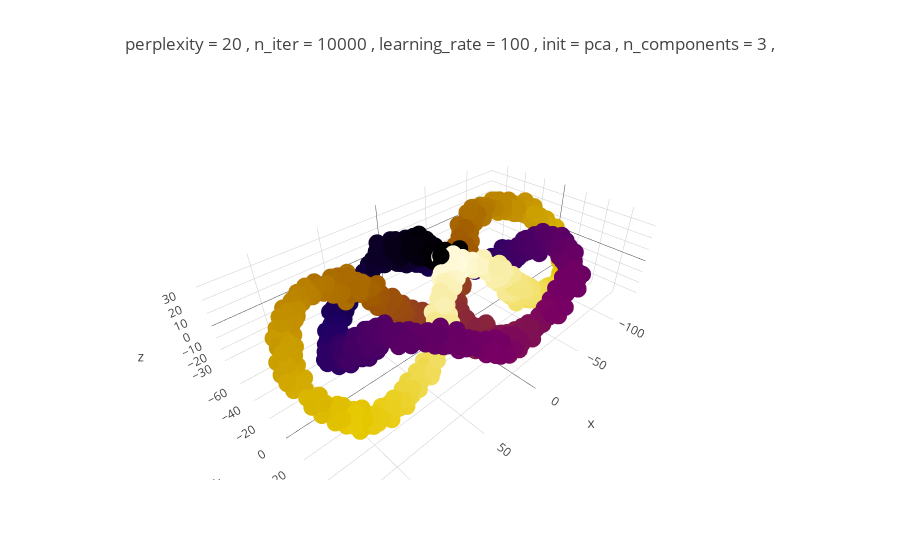

This figure's notebook cell:
### Code cell
plot3D_t_SNE(X, color3, kflag = False, perplexity = 20, n_iter = 10000, learning_rate = 100, init = 'pca')

### Figure 1 — Plotly figure (JSON) as saved in the notebook; plotly's stock layout.template omitted (floating-point values rounded to 4 significant figures; data arrays with more than 128 entries replaced by an {"elided": "..."} marker saying what was removed)
{"data": [{"marker": {"color": {"elided": "1000 float values"}, "colorscale": "Electric", "line": {"width": 0}, "size": 6}, "mode": "markers", "type": "scatter3d", "uid": "db6e207e-dddd-464f-8bd6-b2d86c394650", "x": {"elided": "1000 float values"}, "y": {"elided": "1000 float values"}, "z": {"elided": "1000 float values"}}], "layout": {"title": {"text": "perplexity = 20 , n_iter = 10000 , learning_rate = 100 , init = pca , n_components = 3 , "}}}
